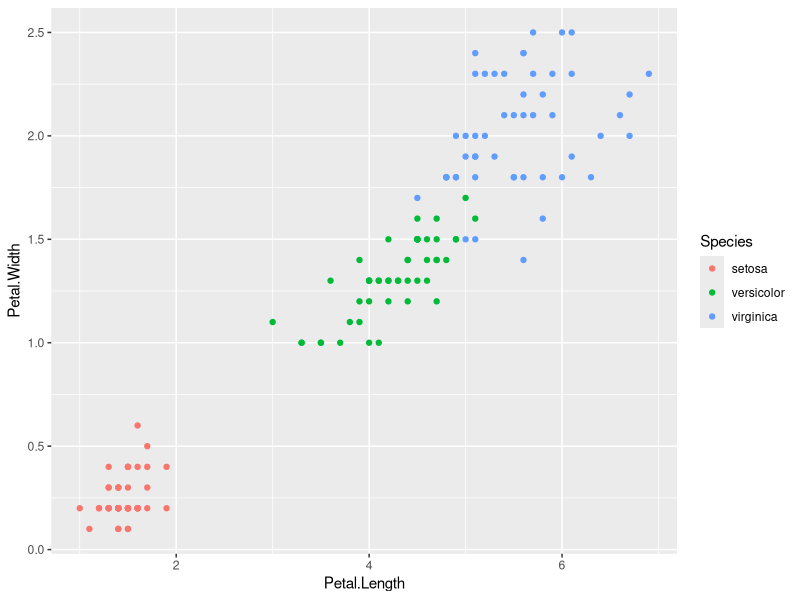
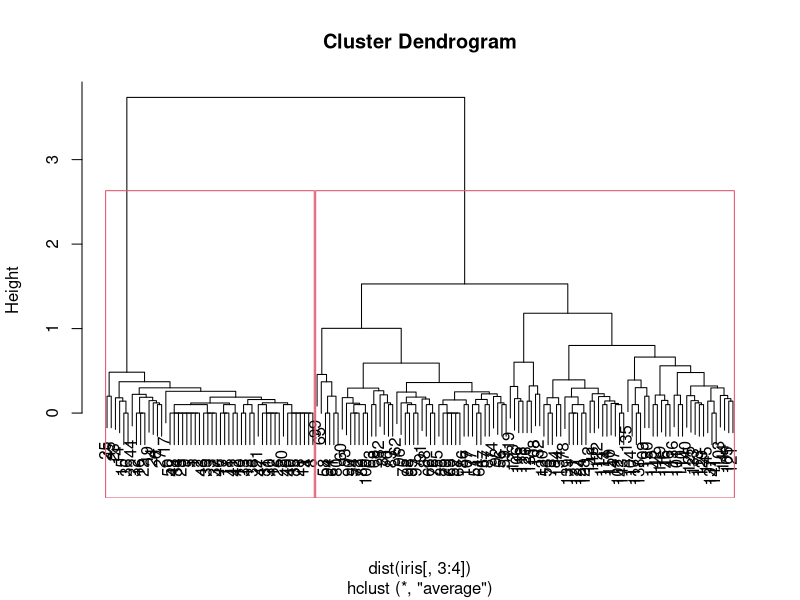

The R script that drew these images, in order: (Note: this script raises an error after producing the figures.)
#Import iris
library(datasets)
head(iris)
#Use ggplot to plot the characteristics
library(ggplot2)
ggplot(iris, aes(Petal.Length, Petal.Width, color = Species)) + geom_point()

#hclust function requires the input to be provided as a distance matrix- ith row jth column is distance between ith and jth rows in dataset
#it is computed by using the specified distance measure to compute the distances between the rows of a data matrix
#"euclidean", "maximum", "manhattan", "canberra", "binary" or "minkowski" are the possible measures;"euclidean" used by default
head(dist(iris[,3:4]))

#Use hierarchical clustering; Complete Linkage clustering is used by default if method is unspecified
clusters <- hclust(dist(iris[, 3:4]),method='average')

#Plots the cluster dendrogram (tree used for hierarchical clustering)
plot(clusters)

#puts rectangles around clusters at height h
rect.hclust(hclust(dist(iris[, 3:4]),method='average'),h=3)

#cut the tree at level passed as second argument
clusterCut <- cutree(clusters, 3)

#Check the accuracy of results
table(clusterCut, iris$Species)

#Print the dunn's index
dunn(dist,clusterCut)
